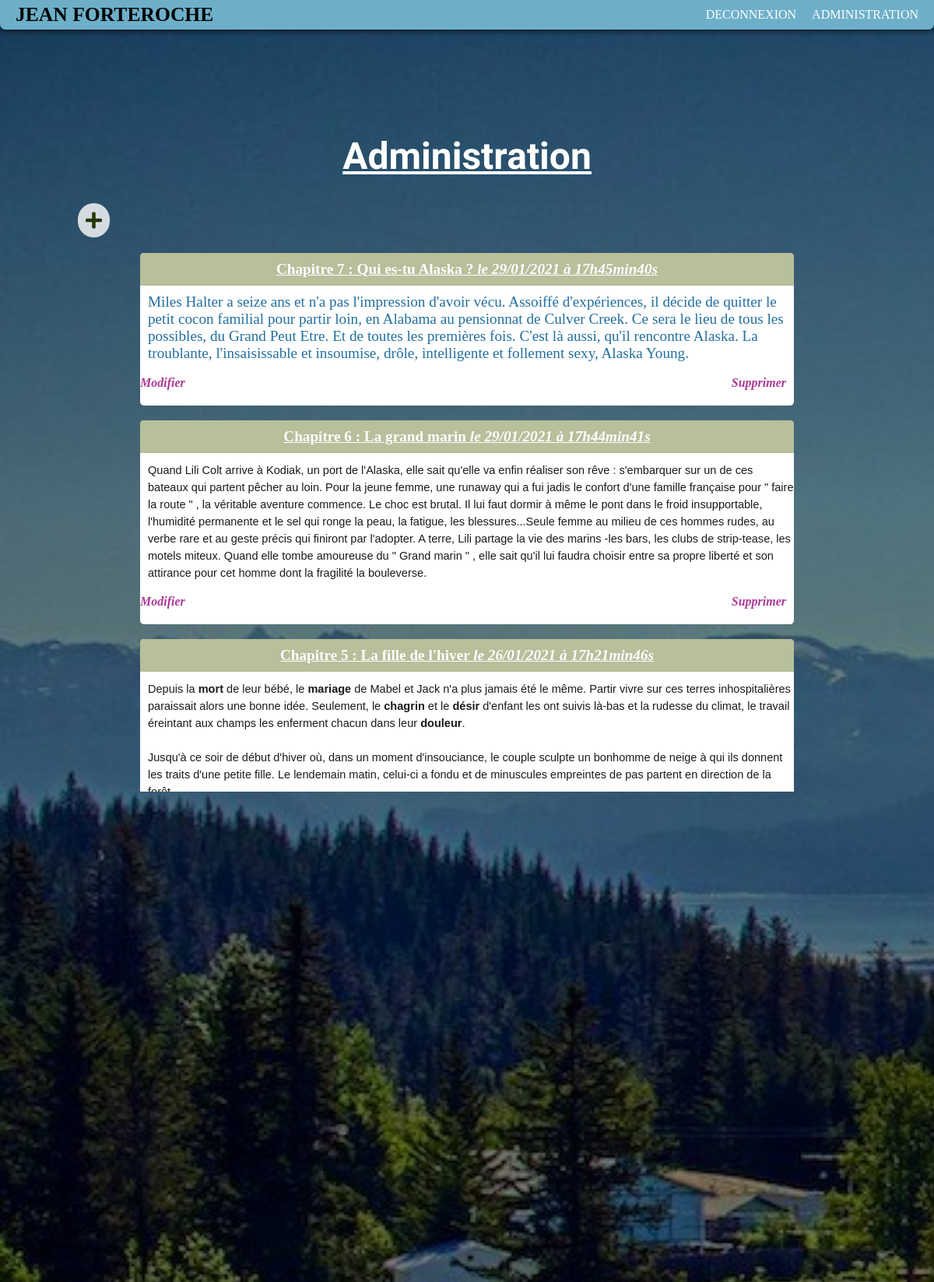
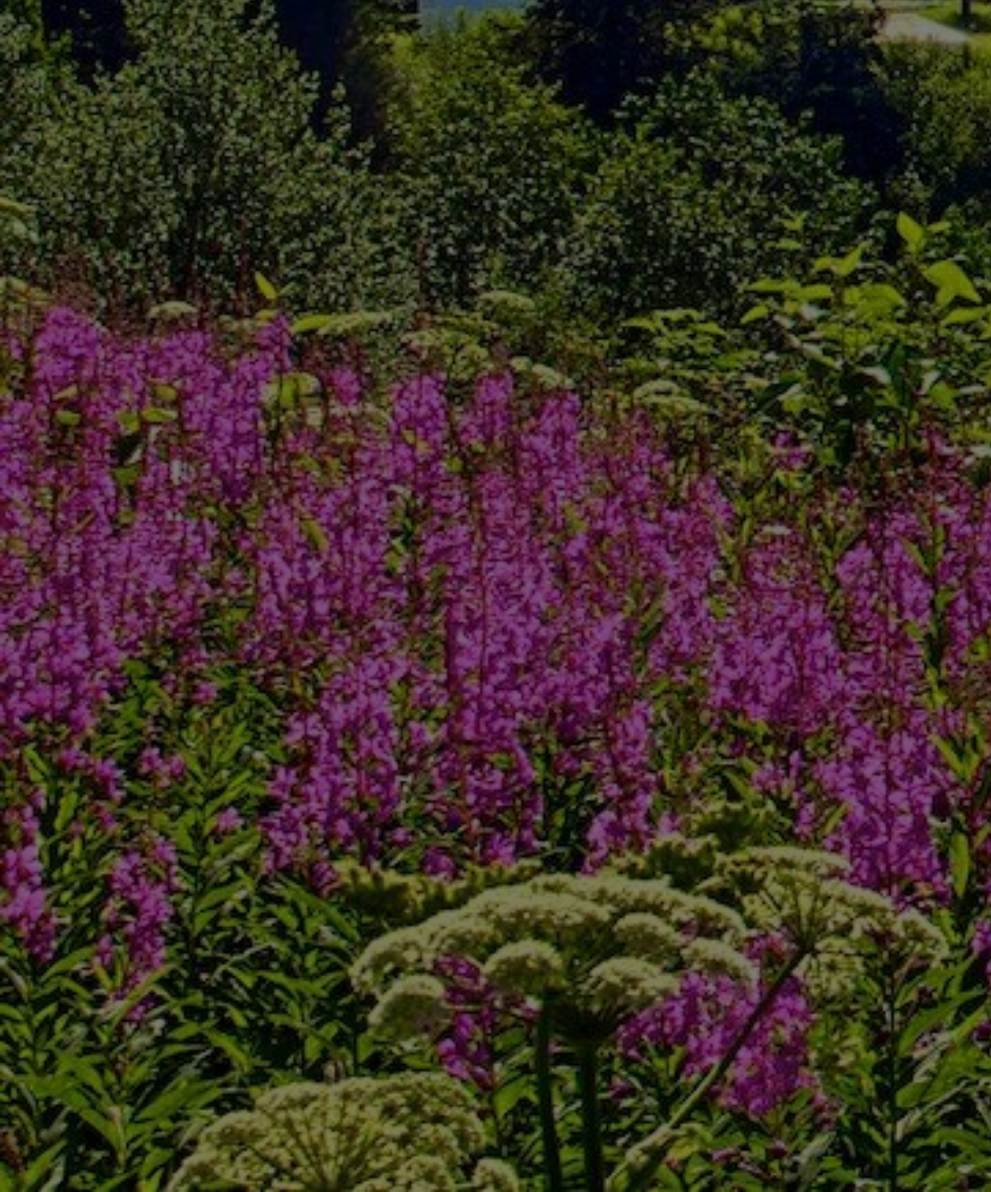
Page /index.php?action=afficheAdmin (signed in) on the committed database (2 pictures, top to bottom).
### tables this page shows
CREATE TABLE `billets` (
  `id` int(11) NOT NULL,
  `title` varchar(255) NOT NULL,
  `content` text NOT NULL,
  `creation_date` datetime NOT NULL
);

CREATE TABLE `commentaires` (
  `id` int(11) NOT NULL,
  `post_id` int(11) NOT NULL,
  `author` int(11) NOT NULL,
  `comment` text NOT NULL,
  `comment_date` datetime NOT NULL,
  `report` tinyint(1) NOT NULL DEFAULT '0'
);

### controller/controller.php (called while the page is built, shortened)
<?php
require_once('model/PostManager.php');
require_once('model/CommentManager.php');
function afficheAdmin()
{
	$postManager = new PostManager();
    $posts = $postManager->getPosts();
    $adminManager = new CommentManager();
	$admin = $adminManager->reportAdmin();
    require('view/adminView.php');
}

### model/PostManager.php (called while the page is built, shortened)
<?php
class PostManager extends Manager
{
    public function getPosts()
    {
        $db = $this->dbConnect();
        $req = $db->query('SELECT id, title, content, DATE_FORMAT(creation_date, \'%d/%m/%Y à %Hh%imin%ss\') AS creation_date_fr FROM billets ORDER BY creation_date DESC LIMIT 0, 10');
        return $req;
    }
}

### model/CommentManager.php (called while the page is built, shortened)
<?php
class CommentManager extends Manager
{
    public function reportAdmin()
    {
    	$db = $this->dbConnect();
    	$req = $db->query('SELECT id, comment, report AS comment_report, DATE_FORMAT(comment_date, \'%d/%m/%Y à %Hh%imin%ss\') AS creation_date_fr FROM commentaires WHERE report = 1 ORDER BY creation_date_fr ASC');
    	return $req;
    }
}

### view/adminView.php (the view, shortened to what this page needs)
<h1>Administration</h1>
<em>
	<a href="index.php?action=afficheNewPost">
		<i class="fas fa-plus"></i>
	</a>
</em>
<?php
while ($data = $posts->fetch())
{
?>
    <div class="news">
        <h3>
        	<a href="index.php?action=post&amp;id=<?= $data['id'] ?>">
            	<?= htmlspecialchars($data['title']) ?>
            	<em>le <?= $data['creation_date_fr'] ?></em>
            </a>
        </h3>
        <?= nl2br($data['content']) ?> <br/>
	    <em><a class="link-edit" href="index.php?action=validEdition&amp;id=<?= $data['id'] ?>">Modifier</a></em>
		<em><a class="link-delete" href="index.php?action=validDelete&amp;id=<?= $data['id'] ?>">Supprimer</a></em>
    </div>
<?php
}
?>
<h1>Commentaires signalés</h1>
<?php
while ($data = $admin->fetch())
{
?>
	<div class="news">
		<h4>
            <em>Le <?= $data['creation_date_fr'] ?></em>
			<?= $data['id'] ?> <br/>
        </h4>
		<p>
			<?= nl2br(($data['comment'])) ?> <br/>
			<em><a class="link-report-remove" href="index.php?action=deleteReport&amp;id=<?= $data['id'] ?>">Retirer le signalement</a></em>
			<em><a class="link-delete-comment" href="index.php?action=deleteComment&amp;id=<?= $data['id'] ?>">Supprimer le commentaire</a></em>
		</p>
	</div>
<?php
}
require('template.php');
?>

### public/style.css (style rules this page uses)
html { height: 100%; }
body { margin: 0px; background-image: linear-gradient(rgba(0, 0, 0, 0.5), rgba(0, 0, 0, 0.5)), url("http://localhost:8888/Test_TP/TP_commentaires/public/alaskabackground.jpg"); background-repeat: no-repeat; background-attachment: fixed; background-size: cover; padding-top: 140px; height: 100%; min-height: calc(100% - 140px); }
p { font-size: 1.2em; margin: 0px; }
a { color: #ffffff; text-decoration: none; }
h1 { text-align: center; color: #ffffff; text-decoration: underline; font-family: 'Redressed', cursive; font-size: 3em; }
h3 { margin-bottom: 0px; padding: 10px; text-align: center; text-decoration: underline; color: #ffffff; background-color: #b7bf9b; font-size: 1.2em; border-radius: 5px 5px 0px 0px; }
h4 { margin-bottom: 0px; padding: 3px; text-align: center; text-decoration: underline; color: #ffffff; border-radius: 5px 5px 0px 0px; background-color: #02133d; font-size: 1.1em; }
.news p { margin-top: 0px; padding: 10px 0px 0px 10px; background-color: #ffffff; }
.news { width: 70%; margin: auto; padding-bottom: 20px; background-color: #ffffff; border-radius: 5px; }
.link-comments a, a.link-delete, a.link-delete-comment { float: right; margin-right: 10px; background-color: #ffffff; border-radius: 0px 0px 5px 5px; color: #ac399a; font-weight: bold; font-style: italic; }
a.link-edit, a.link-report-remove { margin-right: 10px; color: #ac399a; font-weight: bold; }
.fa-plus { margin-left: 100px; padding: 10px; background-color: rgba(255, 255, 255, 0.8); color: #213800; border-radius: 50px; font-size: 1.5em; }

### rows in the picture
billets: title "Chapitre 7 : Qui es-tu Alaska ?", creation_date_fr "29/01/2021 à 17h45min40s", content "Miles Halter a seize ans et n'a pas l'impression d'avoir vécu. Assoiffé d'expériences, il décide de quitter le petit cocon familial pour partir loin, en Alabama au pensionnat de Culver Creek. Ce sera le lieu de tous les possibles, du Grand Peut Etre. Et de toutes les premières fois. C'est là aussi, qu'il rencontre Alaska. La troublante, l'insaisissable et insoumise, drôle, intelligente et follement sexy, Alaska Young."
billets: title "Chapitre 6 : La grand marin", creation_date_fr "29/01/2021 à 17h44min41s", content "Quand Lili Colt arrive à Kodiak, un port de l'Alaska, elle sait qu'elle va enfin réaliser son rêve : s'embarquer sur un de ces bateaux qui partent pêcher au loin. Pour la jeune femme, une runaway qui a fui jadis le confort d'une famille française pour \" faire la route \" , la véritable aventure commence. Le choc est brutal. Il lui faut dormir à même le pont dans le froid insupportable, l'humidité permanente et le sel qui ronge la peau, la fatigue, les blessures...Seule femme au milieu de ces hommes rudes, au verbe rare et au geste précis qui finiront par l'adopter. A terre, Lili partage la vie des marins -les bars, les clubs de strip-tease, les motels miteux. Quand elle tombe amoureuse du \"…"
billets: title "Chapitre 5 : La fille de l'hiver", creation_date_fr "26/01/2021 à 17h21min46s", content "Depuis la mort de leur bébé, le mariage de Mabel et Jack n'a plus jamais été le même. Partir vivre sur ces terres inhospitalières paraissait alors une bonne idée. Seulement, le chagrin et le désir d'enfant les ont suivis là-bas et la rudesse du climat, le travail éreintant aux champs les enferment chacun dans leur douleur . Jusqu'à ce soir de début d'hiver où, dans un moment d'insouciance, le couple sculpte un bonhomme de neige à qui ils donnent les traits d'une petite fille. Le lendemain matin, celui-ci a fondu et de minuscules empreintes de pas partent en direction de la forêt… Peu de temps après, une petite fille apparaît près de leur cabane, parfois suivie d'un renard roux tout aussi…"
billets: title "Chapitre 4 : Aucun homme ni de dieu", creation_date_fr "27/11/2020 à 11h36min24s", content "\" Le premier enfant disparut alors qu'il tirait sa luge sur les hauteurs du village. Sans un bruit - nul cri, d'homme ou de loup, pour témoin."
billets: title "Chapitre 3 : Paradis blanc", creation_date_fr "25/11/2020 à 00h00min00s", content "Quand Ernt rentre du Vietnam, Leni, dix ans, ne reconnaît pas son père. Poursuivi par de terribles cauchemars, il se montre violent envers sa femme Cora. Un jour, il reçoit une lettre du père d'un de ses amis, mort dans ses bras durant cet enfer, qui lui lègue une masure en Alaska. Ernt pense qu'il pourra s'y reconstruire. Avant la guerre, ils étaient si heureux... « Quelqu'un m'a dit un jour que l'Alaska ne forgeait pas le caractère, elle le révélait. La triste vérité, c'est que l'obscurité qui peut régner en Alaska a révélé le côté obscur de mon père. Il était vétéran du Vietnam, ancien prisonnier de guerre. Nous ne savions pas alors tout ce que cela signifiait. Maintenant, nous le…"
billets: title "Chapitre 2 : Le garçon dans la neige", creation_date_fr "10/10/2020 à 11h11min50s", content "Certains secrets ne peuvent rester enfouis à jamais?Edie Kiglatuk a quitté son île d'Ellesmere pour venir à Anchorage, en Alaska, où se déroule une course de traîneaux à laquelle participe son ex-mari, Sammy. Alors qu'elle se promène en forêt, Edie fait une découverte macabre : le cadavre d'un nouveau-né, caché dans une minuscule cabane. L?inspecteur Truro est chargé de l?affaire. Pour lui, cela ne fait aucun doute : les coupables de ce meurtre appartiennent à une communauté fermée baptisée les « Old Believers », qu'il soupçonne de pratiques satanistes. Chuck Hillingberg, maire d'Anchorage et aspirant au siège de gouverneur, met tout en ?uvre pour que le dossier soit enterré au plus vite.…"
billets: title "Chapitre 1 : Un dimanche soir en Alaska", creation_date_fr "07/10/2020 à 11h11min50s", content "Quelques barques bancales posées sur un monde en sursis. Aux confins de l'Amérique et des glaces, le petit village indigène de Salmon Bay vit ses derniers instants. Bientôt, le littoral cédera, la baie l'engloutira. En attendant la barge chargée de les mener au nouveau site, les habitants disent adieu à la terre – cette terre où plane l'esprit des ancêtres, cette boue où les petites filles dessinent des histoires ... Adieu à la toundra pelée, à la station de radio locale où Jo-Jo, le DJ, passe sans fin des vieux disques, aux chemins de planches et aux mélopées yupik ... Tyler, le premier esquimau de la planète allergique au froid, Dennis dit «l'Embrouille», Angelic, Panika, Josh, Junior et…"
commentaires: creation_date_fr "07/01/2021 à 11h49min59s", id "13", comment "Insulte***"
commentaires: creation_date_fr "21/10/2020 à 16h20min15s", id "2", comment "Trop génial ce blog !"
commentaires: creation_date_fr "26/10/2020 à 11h34min03s", id "4", comment "J'adore ce blog"
commentaires: creation_date_fr "26/10/2020 à 16h41min40s", id "5", comment "Je suis nouvelle"
